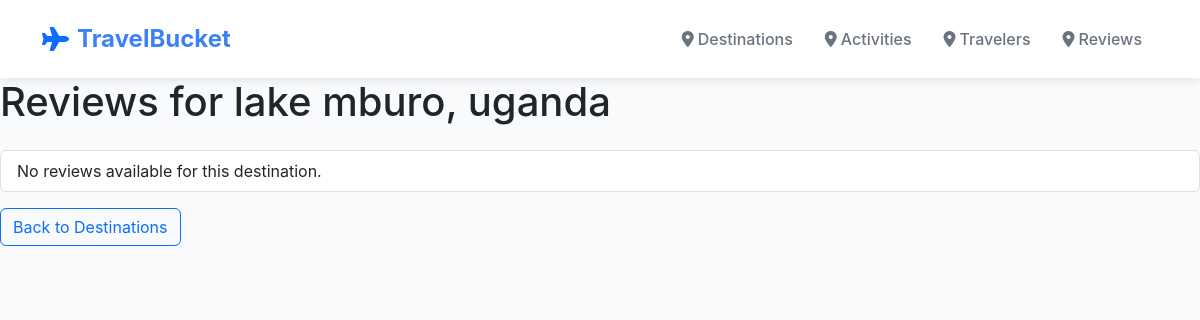
The page /destinations/2/reviews/ on the database as committed earlier.
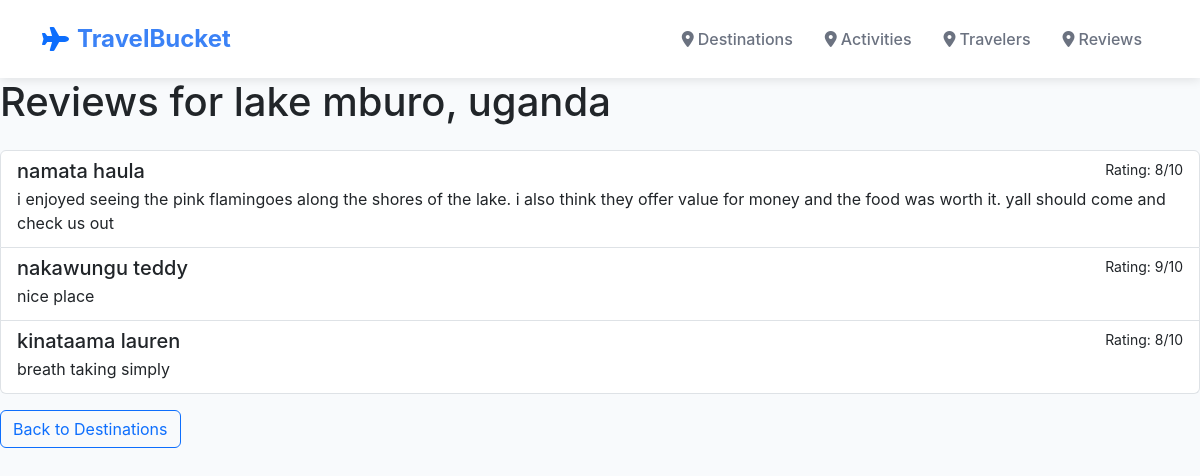
The same page on the database as committed later.
### explorer/models.py (models this page shows, shortened)
class Destination(models.Model):
    name = models.CharField(max_length=100)
    country = models.CharField(max_length=100)
    description = models.TextField()
    best_season = models.CharField(max_length=50)
    image = models.ImageField(upload_to='destinations/', null=True, blank=True)

class Review(models.Model):
    traveler = models.ForeignKey(Traveler, on_delete=models.CASCADE)
    destination = models.ForeignKey(Destination, on_delete=models.CASCADE, related_name='reviews')
    rating = models.IntegerField(choices=[(i, i) for i in range(1, 11)])
    comment = models.TextField()

class Traveler(models.Model):
    name = models.CharField(max_length=100)
    email = models.EmailField()
    favorite_destination = models.ForeignKey(Destination, on_delete=models.SET_NULL, null=True, blank=True)

### explorer/views.py (the view)
# urls.py: path('destinations/<int:destination_id>/reviews/', views.reviews_page, name='reviews_page'),
def reviews_page(request, destination_id):
    destination = get_object_or_404(Destination, pk=destination_id)
    reviews = destination.reviews.all()
    return render(request, 'explorer/reviews.html', {'destination': destination, 'reviews': reviews})

### explorer/templates/explorer/reviews.html (shortened to what this page needs)
{% extends 'explorer/base.html' %}
{% block content %}
<h1 class="mb-4">Reviews for {{ destination.name }}, {{ destination.country }}</h1>
<div class="list-group">
    {% for review in reviews %}
    <div class="list-group-item list-group-item-action">
        <div class="d-flex w-100 justify-content-between">
            <h5 class="mb-1">{{ review.traveler.name }}</h5>
            <small>Rating: {{ review.rating }}/10</small>
        </div>
        <p class="mb-1">{{ review.comment }}</p>
    </div>
    {% empty %}
    <div class="list-group-item">No reviews available for this destination.</div>
    {% endfor %}
</div>
<a href="{% url 'destination_list' %}" class="btn btn-outline-primary mt-3">Back to Destinations</a>
{% endblock %}

### explorer/templates/explorer/base.html (shortened to what this page needs)
<!DOCTYPE html>
<html lang="en">
<head>
    <link href="https://cdn.jsdelivr.net/npm/bootstrap@5.3.3/dist/css/bootstrap.min.css" rel="stylesheet">
    <link href="https://cdnjs.cloudflare.com/ajax/libs/font-awesome/6.0.0/css/all.min.css" rel="stylesheet">
</head>
<body>
    <nav class="navbar navbar-expand-lg bg-body-tertiary">
        <div class="container">
            <a class="navbar-brand d-flex align-items-center" href="{% url 'destination_list' %}">
                <i class="fas fa-plane text-primary me-2"></i>
                TravelBucket
            </a>
            <div class="collapse navbar-collapse" id="navbarNav">
                <ul class="navbar-nav ms-auto">
                    <li class="nav-item">
                        <a class="nav-link" href="{% url 'destination_list' %}">
                            <i class="fas fa-map-marker-alt me-1"></i>Destinations
                        </a>
                    </li>
                      <li class="nav-item">
                        <a class="nav-link" href="{% url 'destination_listc' %}">
                            <i class="fas fa-map-marker-alt me-1"></i>Activities
                        </a>
                    </li>
                     <li class="nav-item">
                        <a class="nav-link" href="{% url 'destination_list' %}">
                            <i class="fas fa-map-marker-alt me-1"></i>Travelers
                        </a>
                    </li>
                     <li class="nav-item">
                        <a class="nav-link" href="{% url 'destination_list' %}">
                            <i class="fas fa-map-marker-alt me-1"></i>Reviews
                        </a>
                    </li>
                </ul>
            </div>
        </div>
    </nav>
    <div class="container-fluid px-0">
        {% block content %}{% endblock %}
    </div>
</body>
</html>

### explorer/templates/explorer/base.html (style rules this page uses)
:root { --primary-blue: #3b82f6; --secondary-blue: #1e40af; --light-blue: #e0f2fe; --text-gray: #6b7280; --dark-gray: #374151; }
body { font-family: -apple-system, BlinkMacSystemFont, 'Segoe UI', Roboto, sans-serif; background-color: #f8fafc; }
.navbar { background: white !important; box-shadow: 0 2px 10px rgba(0,0,0,0.1); padding: 1rem 0; }
.navbar-brand { font-weight: 700; font-size: 1.5rem; color: var(--primary-blue) !important; text-decoration: none; }
.navbar-nav .nav-link { color: var(--text-gray) !important; font-weight: 500; transition: color 0.3s ease; margin: 0 0.5rem; }

Rows that differ between the two databases and show on the page:
added Review: traveler.name "namata haula", rating "8", comment "i enjoyed seeing the pink flamingoes along the shores of the lake. i also think they offer value for money and the food was worth it. yall should come and check us out"
added Review: traveler.name "nakawungu teddy", rating "9", comment "nice place"
added Review: traveler.name "kinataama lauren", rating "8", comment "breath taking simply"
Other text that changed with them:
text no longer shown: "No reviews available for this destination."
